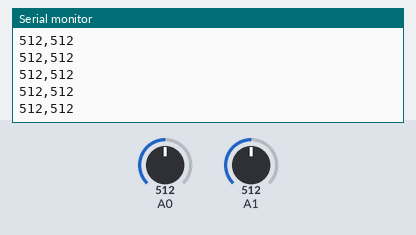
Bench run of a sketch on a simulated Arduino Uno, built with avr-gcc and run on an emulated ATmega328P. Shown: the last lines printed to the serial monitor. The test bench sets the inputs (shaded band); at power-on: A1 = 512, A0 = 512.

Above: at 5.7 s.
5.8 s: A1 set to 11
At 6.6 s:
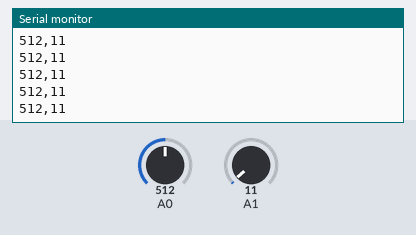
7.3 s: A1 set to 8
At 8.2 s:
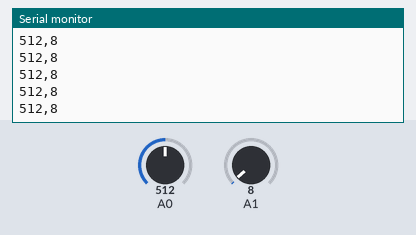
8.8 s: A0 set to 982
At 9.3 s:
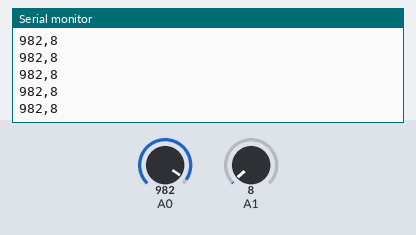
10.3 s: A0 set to 1010
At 11.3 s:
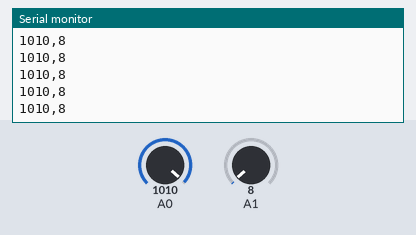
Timing chart, 0 to 12.8 s (numbered marks = the images above; inputs shaded):
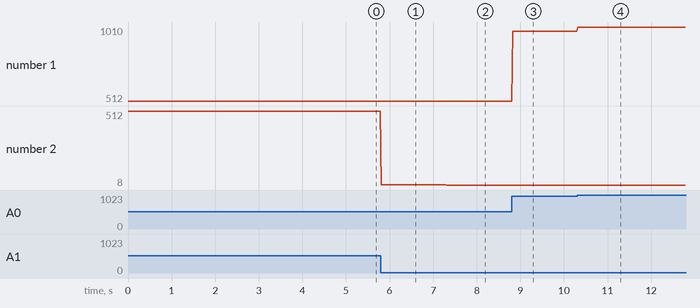

Measured:
- after the input at 5.8 s, the serial monitor: prints a new line at once (image 1)
- after the input at 7.3 s, the serial monitor: prints a new line at once (image 2)
- after the input at 8.8 s, the serial monitor: prints a new line at once (image 3)
- after the input at 10.3 s, the serial monitor: prints a new line at once (image 4)
- plotted number 1: 512 → 982 after the input at 8.8 s, 982 → 1010 after the input at 10.3 s
- plotted number 2: 512 → 11 after the input at 5.8 s, 11 → 8 after the input at 7.3 s

The sketch:

class.ino
```cpp
void setup() {
  // setup runs once - declare things
  Serial.begin(9600); // initialize serial communication
}

void loop() {
  // read the value from the sensor:
  int sensorValue = analogRead(A0);
  delay(10);
  int sensorValue1 = analogRead(A1);

  //print the value to the serial monitor so that we can see it
  Serial.print(sensorValue);
  Serial.print(",");
  Serial.println(sensorValue1);
  delay(10);
}
```
